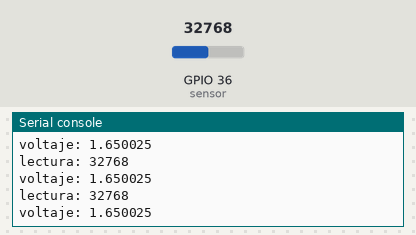
A program run on a simulated ESP32 board running MicroPython. Shown: the last lines printed to the serial console. The inputs (shaded band) are chosen by the test bench; at power-on: GPIO 36 (sensor) = 32768 (analog values on the 0–65535 scale).

Above: at 1.2 s.
1.3 s: GPIO 36 (sensor) set to 45874
At 1.68 s:
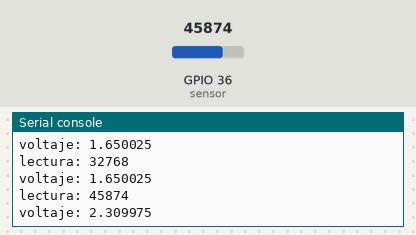
2.8 s: GPIO 36 (sensor) set to 57670
At 2.94 s:
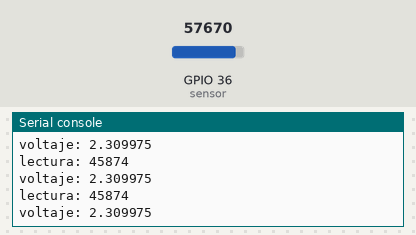
Timing chart, 0 to 5.8 s (numbered marks = the images above; inputs shaded):
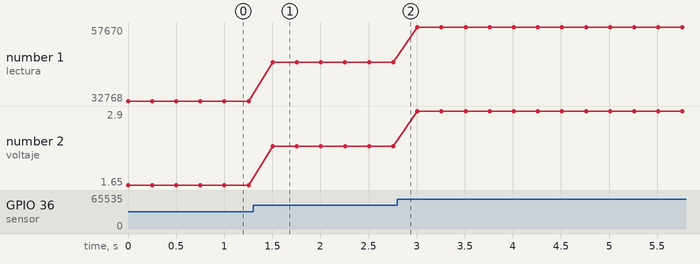

Measured:
- after the input at 1.3 s, the serial console: prints a new line after 0.20 s (image 1)
- plotted number 1: 32768 → 45874 after the input at 1.3 s, 45874 → 57670 after the input at 2.8 s
- plotted number 2: 1.65 → 2.31 after the input at 1.3 s, 2.31 → 2.9 after the input at 2.8 s

The program:

adc2.py
```python
from machine import Pin, ADC
import utime

sensor = ADC(Pin(36))

while True:
    conversion_factor = 3.3 / (65535)
    lectura = int (sensor.read_u16())
    voltaje = float (sensor.read_u16()*conversion_factor)
    print("lectura:", lectura)
    print("voltaje:", voltaje)
    utime.sleep(0.25)
   
```
